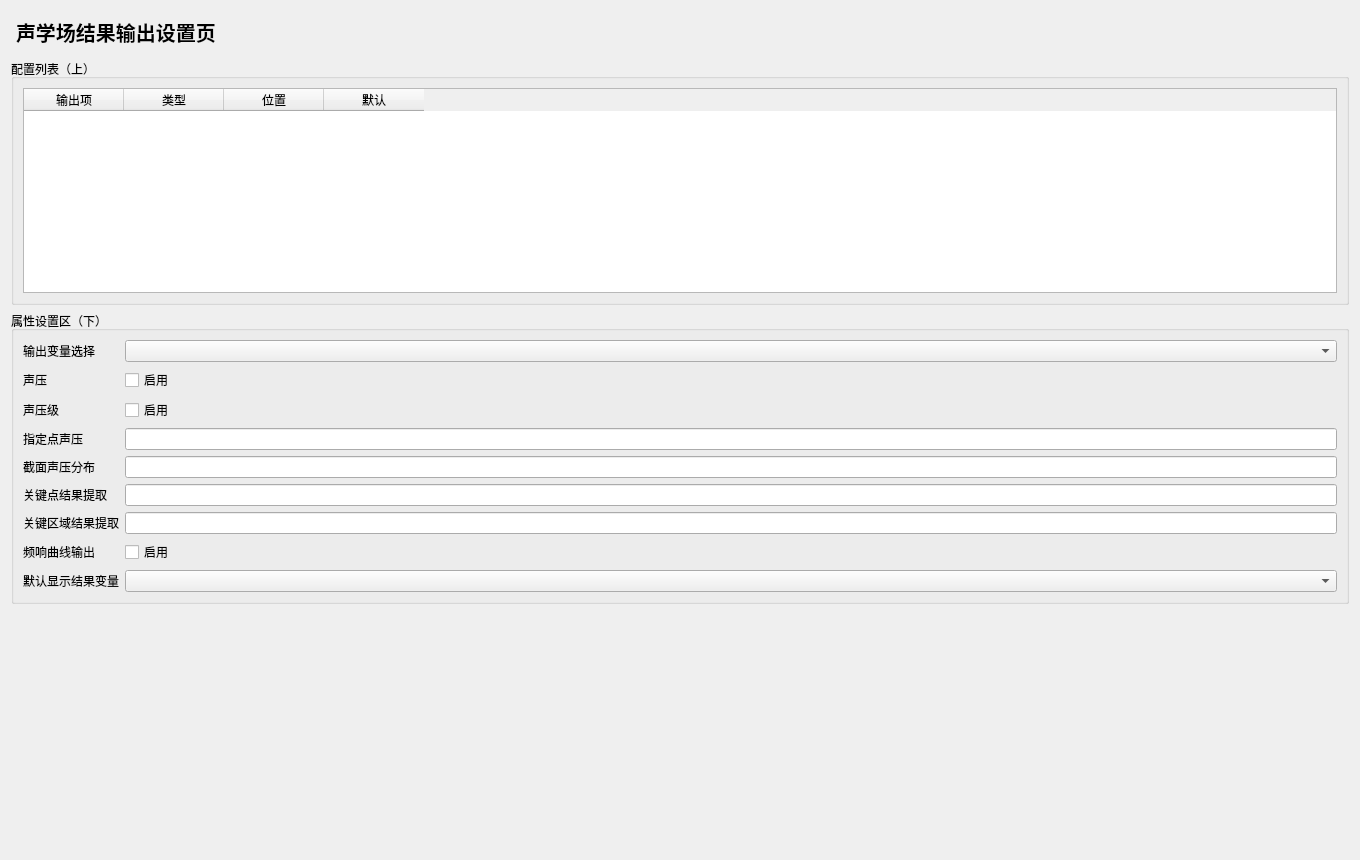
<?xml version="1.0" encoding="UTF-8"?>
<ui version="4.0">
 <class>AcousticResultOutputPage</class>
 <widget class="QWidget" name="AcousticResultOutputPage">
  <property name="geometry"><rect><x>0</x><y>0</y><width>1360</width><height>860</height></rect></property>
  <layout class="QVBoxLayout" name="rootLayout">
   <item><widget class="QLabel" name="titleLabel"><property name="styleSheet"><string notr="true">font-size:20px;font-weight:700;padding:6px 0;</string></property><property name="text"><string>声学场结果输出设置页</string></property></widget></item>
   <item>
    <widget class="QGroupBox" name="listGroup"><property name="title"><string>配置列表（上）</string></property>
     <layout class="QVBoxLayout" name="listLayout">
      <item><widget class="QTableWidget" name="configTable">
          <column><property name="text"><string>输出项</string></property></column>
          <column><property name="text"><string>类型</string></property></column>
          <column><property name="text"><string>位置</string></property></column>
          <column><property name="text"><string>默认</string></property></column>
      </widget></item>
     </layout>
    </widget>
   </item>
   <item>
    <widget class="QGroupBox" name="propertyGroup"><property name="title"><string>属性设置区（下）</string></property>
     <layout class="QGridLayout" name="propertyLayout">
            <item row="0" column="0"><widget class="QLabel" name="f1Label"><property name="text"><string>输出变量选择</string></property></widget></item>
            <item row="0" column="1"><widget class="QComboBox" name="f1Combo1"/></item>
            <item row="1" column="0"><widget class="QLabel" name="f2Label"><property name="text"><string>声压</string></property></widget></item>
            <item row="1" column="1"><widget class="QCheckBox" name="f2Check2"><property name="text"><string>启用</string></property></widget></item>
            <item row="2" column="0"><widget class="QLabel" name="f3Label"><property name="text"><string>声压级</string></property></widget></item>
            <item row="2" column="1"><widget class="QCheckBox" name="f3Check3"><property name="text"><string>启用</string></property></widget></item>
            <item row="3" column="0"><widget class="QLabel" name="f4Label"><property name="text"><string>指定点声压</string></property></widget></item>
            <item row="3" column="1"><widget class="QLineEdit" name="f4Line4"/></item>
            <item row="4" column="0"><widget class="QLabel" name="f5Label"><property name="text"><string>截面声压分布</string></property></widget></item>
            <item row="4" column="1"><widget class="QLineEdit" name="f5Line5"/></item>
            <item row="5" column="0"><widget class="QLabel" name="f6Label"><property name="text"><string>关键点结果提取</string></property></widget></item>
            <item row="5" column="1"><widget class="QLineEdit" name="f6Line6"/></item>
            <item row="6" column="0"><widget class="QLabel" name="f7Label"><property name="text"><string>关键区域结果提取</string></property></widget></item>
            <item row="6" column="1"><widget class="QLineEdit" name="f7Line7"/></item>
            <item row="7" column="0"><widget class="QLabel" name="f8Label"><property name="text"><string>频响曲线输出</string></property></widget></item>
            <item row="7" column="1"><widget class="QCheckBox" name="f8Check8"><property name="text"><string>启用</string></property></widget></item>
            <item row="8" column="0"><widget class="QLabel" name="f9Label"><property name="text"><string>默认显示结果变量</string></property></widget></item>
            <item row="8" column="1"><widget class="QComboBox" name="f9Combo9"/></item>
     </layout>
    </widget>
   </item>
   <item>
    <spacer name="verticalSpacer">
     <property name="orientation"><enum>Qt::Vertical</enum></property>
     <property name="sizeHint" stdset="0"><size><width>20</width><height>40</height></size></property>
    </spacer>
   </item>
  </layout>
 </widget>
 <resources/>
 <connections/>
</ui>
